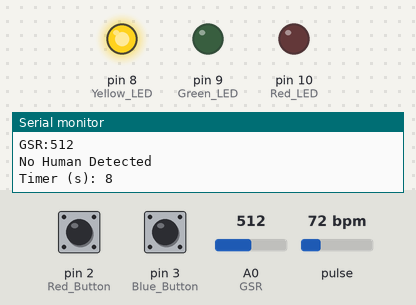
Simulated run of this sketch. Board: Arduino Nano, built with avr-gcc and run on an emulated ATmega328P. On the bench: output pins drawn as LEDs (lit = HIGH), the last lines printed to the serial monitor. The inputs (shaded band) are chosen by the test bench; at power-on: pulse 72 bpm, pin 2 (Red_Button) LOW, pin 3 (Blue_Button) LOW, A0 (GSR) = 512. Storage starts empty.

Above: at 8.4 s.
8.5 s: pulse set to 100 bpm
At 10.2 s:
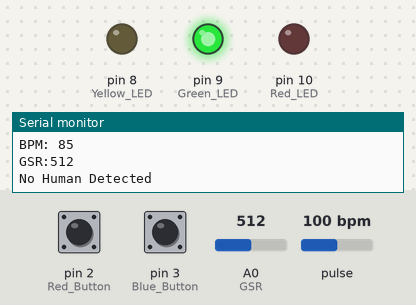
11.3 s: pulse set to 158 bpm
At 13.8 s:
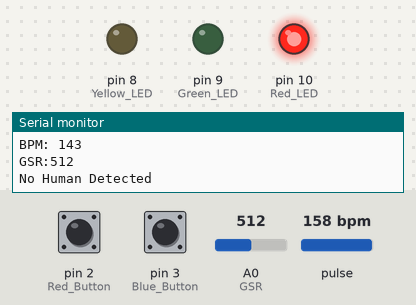
19.0 s: pulse set to 137 bpm
21.2 s: pulse set to 133 bpm
At 23.3 s:
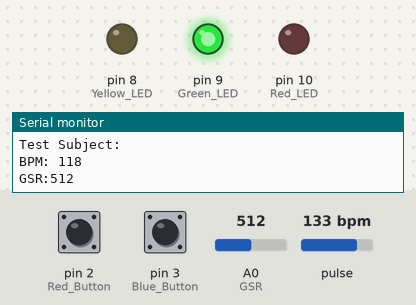
Timing chart, 0 to 24.4 s (numbered marks = the images above; inputs shaded):
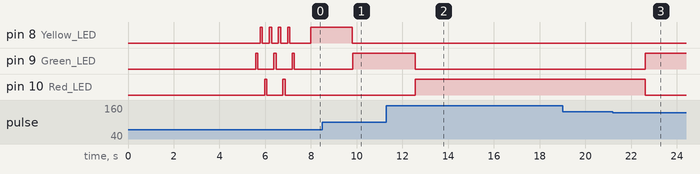

The sketch:

Mood_Identifier.ino
```cpp
/*
 Name:		Mood_Detector.ino
 Created:	9/6/2019 5:20:40 PM
 Author:	Fernando
*/


#define USE_ARDUINO_INTERRUPTS true
#define BUFFERSIZE 512

//Libraries
#include <Wire.h>
#include <PulseSensorPlayground.h>
#include <SPI.h>
#include <SD.h>
#include <SimpleTimer.h>

//Memory Data
const int chipSelect = 4;

//Objects
SimpleTimer timer;

//Instances
PulseSensorPlayground pulseSensor;

//Variables
int Threshold = 550;
int threshold = 0;
int GSRsensorValue;
int Red_ButtonState = 0;
int Blue_ButtonState = 0;
int myBPM = pulseSensor.getBeatsPerMinute();

//Analog Pins
const int PulseWire = A1;
const int GSR = A0;

//Digital Pins (Output)
int Buzzer = 9;      // Buzzer
int Red_LED = 10;    // LED (Red)
int Yellow_LED = 8; // LED (Yellow)
int Green_LED = 9;   // LED (Green)

//Digital Pins (Input)
const int Red_Button = 2; // Button (Red)
const int Blue_Button = 3; // Button (Blue)

void setup()
{

	// Initialize Serial Ports
	Serial.begin(9600); // Debugging & Development

	//SD Card
	while (!Serial)
	{
		;
	}

	Serial.print("Initializing SD card");
	if (!SD.begin(chipSelect))
	{
		Serial.println("Card failed, or not present");
		// don't do anything more:
		while (1);
	}
	Serial.println("Card initialized");

	//=====================================================================================================
	delay(2000);
	//=====================================================================================================

	// Initialize HB sensor
	pulseSensor.analogInput(PulseWire);
	pulseSensor.setThreshold(Threshold);

	// Initialize GSR Sensor
	long sum = 0;

	for (int i = 0; i < 500; i++)
	{
		GSRsensorValue = analogRead(GSR);
		sum += GSRsensorValue;
		delay(5);
	}
	threshold = sum / 500;

	// Initialize Buttons
	pinMode(Red_Button, INPUT);
	pinMode(Blue_Button, INPUT);

	// Initialize Indicators (Led's,BBuzzers,etc.)
	pinMode(Yellow_LED, OUTPUT);
	digitalWrite(Yellow_LED, HIGH);
	digitalWrite(Yellow_LED, LOW);

	pinMode(Red_LED, OUTPUT);
	digitalWrite(Red_LED, HIGH);
	digitalWrite(Red_LED, LOW);

	pinMode(Green_LED, OUTPUT);
	digitalWrite(Green_LED, HIGH);
	digitalWrite(Green_LED, LOW);

	/*pinMode(Buzzer, OUTPUT); // Not used ATM
	digitalWrite(Buzzer, HIGH);
	digitalWrite(Buzzer, LOW);*/


	if (pulseSensor.begin())
	{
		delay(1000);
		Serial.print("Initializing Sensors");

		// LED Pattern to show initilization
		digitalWrite(Green_LED, HIGH);
		delay(100);
		digitalWrite(Green_LED, LOW);
		delay(100);

		digitalWrite(Yellow_LED, HIGH);
		delay(100);
		digitalWrite(Yellow_LED, LOW);
		delay(100);

		digitalWrite(Red_LED, HIGH);
		delay(100);
		digitalWrite(Red_LED, LOW);
		delay(100);

		digitalWrite(Yellow_LED, HIGH);
		delay(100);
		digitalWrite(Yellow_LED, LOW);
		delay(100);

		digitalWrite(Green_LED, HIGH);
		delay(100);
		digitalWrite(Green_LED, LOW);
		delay(100);

		digitalWrite(Yellow_LED, HIGH);
		delay(100);
		digitalWrite(Yellow_LED, LOW);
		delay(100);

		digitalWrite(Red_LED, HIGH);
		delay(100);
		digitalWrite(Red_LED, LOW);
		delay(100);

		digitalWrite(Yellow_LED, HIGH);
		delay(100);
		digitalWrite(Yellow_LED, LOW);
		delay(100);

		digitalWrite(Green_LED, HIGH);
		delay(100);
		digitalWrite(Green_LED, LOW);

	}


	//=====================================================================================================

}


void loop()
{

	while (pulseSensor.sawStartOfBeat())
	{
		delay(200);


		//Initialize Timer
		Serial.print("Timer (s): ");
		Serial.println(millis() / 1000);

		// Sensors

		// HeartBeat Sensor (Start)

		int Calibrate = 15;
		int BPM;

		BPM = pulseSensor.getBeatsPerMinute() - Calibrate; // BPM

		// Galvanic Skin Response Sensor (Start)

		GSRsensorValue = analogRead(GSR);

		//====================================================================================================

		// SD Card Recording


		File dataFile = SD.open("datalog.txt", FILE_WRITE);


		if (dataFile)
		{
			//Data ID
			dataFile.println("Test Subject: ");
			Serial.println("Test Subject: ");

			//Timer
			dataFile.print("Timer: ");
			dataFile.println(millis() / 1000);

			// BEATS PER MINUTE
			dataFile.print("BPM: ");
			dataFile.println(BPM);
			Serial.print("BPM: ");
			Serial.println(BPM);


			// GALVANIC SKIN RESPONSE
			dataFile.print("GSR:");
			dataFile.println(GSRsensorValue);
			Serial.print("GSR:");
			Serial.println(GSRsensorValue);


			// Initialize Button

			Red_ButtonState = digitalRead(Red_Button);
			Blue_ButtonState = digitalRead(Blue_Button);

			// Red Button	// (Passed)
			if (Red_ButtonState == HIGH)
			{
				// Indicate the red button was pressed
				Serial.println("Angry (Manual Input)");
				dataFile.println("Angry (Manual Input)");
				delay(100);
			}
			else
			{

			}

			// Blue Button	// (Passed)
			if (Blue_ButtonState == HIGH)
			{
				// Indicate the blue button was pressed
				Serial.println("Anxious (Manual Input)");
				dataFile.println("Anxious (Manual Input)");
				delay(100);
			}
			else
			{

			}

			if (GSRsensorValue > 500)
			{
				// No Human Detected Using GSR Reading
				delay(500);
				Serial.println("No Human Detected");
				dataFile.println("No Human Detected");
				digitalWrite(Green_LED, LOW);
				digitalWrite(Yellow_LED, LOW);
				digitalWrite(Red_LED, HIGH);
			}

			dataFile.close();
		}


		else
		{
			// if the file isn't open, pop up an error:
			Serial.println("error opening datalog.txt");
		}

		//======================================================================================================================

		if (BPM < 60) // Low Heart Rate (Green Led)
		{
			digitalWrite(Green_LED, LOW);
			digitalWrite(Yellow_LED, HIGH);
			digitalWrite(Red_LED, LOW);
		}

		if (BPM > 67 && BPM < 120) // Normal Heart Rate (Green Led)
		{
			digitalWrite(Green_LED, HIGH);
			digitalWrite(Yellow_LED, LOW);
			digitalWrite(Red_LED, LOW);
		}

		if (BPM > 180) // Stressed Heart Rate (Yellow Led)
		{
			digitalWrite(Green_LED, LOW);
			delay(100);
			digitalWrite(Red_LED, LOW);
			delay(100);
			digitalWrite(Yellow_LED, HIGH);
			delay(100);
			digitalWrite(Yellow_LED, LOW);
			delay(100);

			if (GSRsensorValue < 20)
			{
				delay(100);
				digitalWrite(Green_LED, LOW);
				digitalWrite(Yellow_LED, LOW);
				digitalWrite(Red_LED, HIGH);
			}
		}

		//======================================================================================================================
		delay(200);

	}

}
```

Measured:
- the behaviour switches between 135 and 134 bpm on pulse (found by bisection; images 2 and 3)
- after the input at 8.5 s, pin 8 (Yellow_LED): HIGH → LOW after 1.3 s; pin 9 (Green_LED): LOW → HIGH after 1.3 s
- after the input at 11.3 s, pin 9 (Green_LED): HIGH → LOW after 1.3 s; pin 10 (Red_LED): LOW → HIGH after 1.3 s
- after the input at 21.2 s, pin 9 (Green_LED): LOW → HIGH after 1.4 s; pin 10 (Red_LED): HIGH → LOW after 1.4 s
